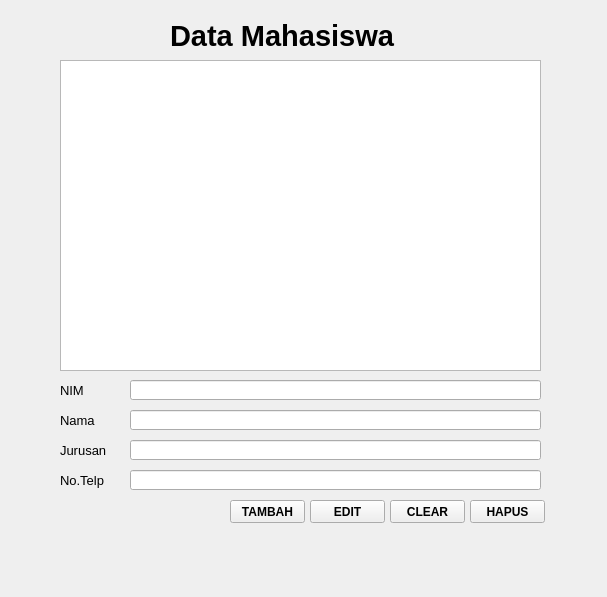
<?xml version="1.0" encoding="UTF-8"?>
<ui version="4.0">
 <class>Form</class>
 <widget class="QWidget" name="Form">
  <property name="geometry">
   <rect>
    <x>0</x>
    <y>0</y>
    <width>607</width>
    <height>597</height>
   </rect>
  </property>
  <property name="windowTitle">
   <string>Form</string>
  </property>
  <widget class="QLabel" name="label">
   <property name="geometry">
    <rect>
     <x>170</x>
     <y>20</y>
     <width>241</width>
     <height>31</height>
    </rect>
   </property>
   <property name="font">
    <font>
     <pointsize>22</pointsize>
     <weight>75</weight>
     <bold>true</bold>
    </font>
   </property>
   <property name="text">
    <string>Data Mahasiswa</string>
   </property>
  </widget>
  <widget class="QLabel" name="label_2">
   <property name="geometry">
    <rect>
     <x>60</x>
     <y>380</y>
     <width>61</width>
     <height>20</height>
    </rect>
   </property>
   <property name="font">
    <font>
     <pointsize>10</pointsize>
     <weight>50</weight>
     <bold>false</bold>
    </font>
   </property>
   <property name="text">
    <string>NIM</string>
   </property>
  </widget>
  <widget class="QLineEdit" name="lineEdit">
   <property name="geometry">
    <rect>
     <x>130</x>
     <y>380</y>
     <width>411</width>
     <height>20</height>
    </rect>
   </property>
  </widget>
  <widget class="QLineEdit" name="lineEdit_2">
   <property name="geometry">
    <rect>
     <x>130</x>
     <y>410</y>
     <width>411</width>
     <height>20</height>
    </rect>
   </property>
  </widget>
  <widget class="QLabel" name="label_3">
   <property name="geometry">
    <rect>
     <x>60</x>
     <y>410</y>
     <width>61</width>
     <height>20</height>
    </rect>
   </property>
   <property name="font">
    <font>
     <pointsize>10</pointsize>
     <weight>50</weight>
     <bold>false</bold>
    </font>
   </property>
   <property name="text">
    <string>Nama</string>
   </property>
  </widget>
  <widget class="QLineEdit" name="lineEdit_3">
   <property name="geometry">
    <rect>
     <x>130</x>
     <y>440</y>
     <width>411</width>
     <height>20</height>
    </rect>
   </property>
  </widget>
  <widget class="QLabel" name="label_4">
   <property name="geometry">
    <rect>
     <x>60</x>
     <y>440</y>
     <width>61</width>
     <height>20</height>
    </rect>
   </property>
   <property name="font">
    <font>
     <pointsize>10</pointsize>
     <weight>50</weight>
     <bold>false</bold>
    </font>
   </property>
   <property name="text">
    <string>Jurusan</string>
   </property>
  </widget>
  <widget class="QLineEdit" name="lineEdit_4">
   <property name="geometry">
    <rect>
     <x>130</x>
     <y>470</y>
     <width>411</width>
     <height>20</height>
    </rect>
   </property>
  </widget>
  <widget class="QLabel" name="label_5">
   <property name="geometry">
    <rect>
     <x>60</x>
     <y>470</y>
     <width>61</width>
     <height>20</height>
    </rect>
   </property>
   <property name="font">
    <font>
     <pointsize>10</pointsize>
     <weight>50</weight>
     <bold>false</bold>
    </font>
   </property>
   <property name="text">
    <string>No.Telp</string>
   </property>
  </widget>
  <widget class="QPushButton" name="pushButton">
   <property name="geometry">
    <rect>
     <x>230</x>
     <y>500</y>
     <width>75</width>
     <height>23</height>
    </rect>
   </property>
   <property name="font">
    <font>
     <weight>75</weight>
     <bold>true</bold>
    </font>
   </property>
   <property name="text">
    <string>TAMBAH</string>
   </property>
  </widget>
  <widget class="QPushButton" name="pushButton_2">
   <property name="geometry">
    <rect>
     <x>310</x>
     <y>500</y>
     <width>75</width>
     <height>23</height>
    </rect>
   </property>
   <property name="font">
    <font>
     <weight>75</weight>
     <bold>true</bold>
    </font>
   </property>
   <property name="text">
    <string>EDIT</string>
   </property>
  </widget>
  <widget class="QPushButton" name="pushButton_3">
   <property name="geometry">
    <rect>
     <x>390</x>
     <y>500</y>
     <width>75</width>
     <height>23</height>
    </rect>
   </property>
   <property name="font">
    <font>
     <weight>75</weight>
     <bold>true</bold>
    </font>
   </property>
   <property name="text">
    <string>CLEAR</string>
   </property>
  </widget>
  <widget class="QPushButton" name="pushButton_4">
   <property name="geometry">
    <rect>
     <x>470</x>
     <y>500</y>
     <width>75</width>
     <height>23</height>
    </rect>
   </property>
   <property name="font">
    <font>
     <weight>75</weight>
     <bold>true</bold>
    </font>
   </property>
   <property name="text">
    <string>HAPUS</string>
   </property>
  </widget>
  <widget class="QListWidget" name="listWidget">
   <property name="geometry">
    <rect>
     <x>60</x>
     <y>60</y>
     <width>481</width>
     <height>311</height>
    </rect>
   </property>
  </widget>
 </widget>
 <resources/>
 <connections/>
</ui>
